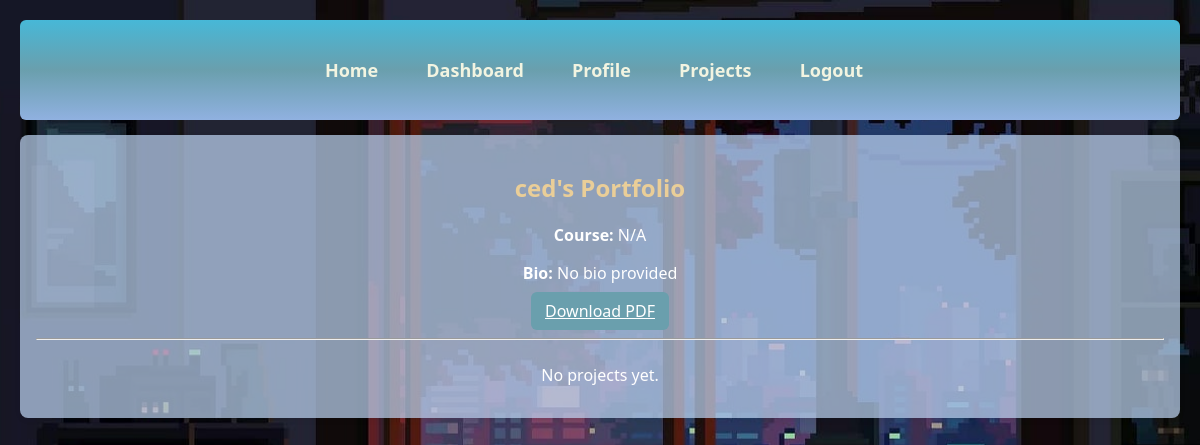
Screenshot of /portfolio/ced (signed in) with the database file from the repository.
### app.py (models this page shows)
class User(db.Model, UserMixin):
    id = db.Column(db.Integer, primary_key=True)
    username = db.Column(db.String(150), nullable=False, unique=True)
    email = db.Column(db.String(150), unique=True, nullable=False)
    password = db.Column(db.String(200), nullable=False)
    course = db.Column(db.String(100))
    bio = db.Column(db.Text)
    is_admin = db.Column(db.Boolean, default=False)

### app.py (the view)
@app.route('/portfolio/<username>')
def public_portfolio(username):
    user = User.query.filter_by(username=username).first()
    if not user:
        flash('User not found.', 'danger')
        return redirect(url_for('home'))
    projects = Project.query.filter_by(user_id=user.id).all()
    return render_template('public_portfolio.html', user=user, projects=projects)

### app.py (called while the page is built)
@login_manager.user_loader
def load_user(user_id):
    return User.query.get(int(user_id))

### templates/public_portfolio.html (shortened to what this page needs)
{% extends "layout.html" %}
{% block content %}
<h2>{{ user.username }}'s Portfolio</h2>
<p><strong>Course:</strong> {{ user.course or 'N/A' }}</p>
<p><strong>Bio:</strong> {{ user.bio or 'No bio provided' }}</p>
<p><a href="{{ url_for('download_portfolio', username=user.username) }}"
class="btn">Download PDF</a></p>
<hr>
<div class="project-grid">
{% for p in projects %}
<div class="project-card">
{% if p.image_file %}
<img src="{{ url_for('static', filename='uploads/' + p.image_file) }}"
width="200">
{% endif %}
<h3>{{ p.title }}</h3>
<p>{{ p.description }}</p>
</div>
{% else %}
<p>No projects yet.</p>
{% endfor %}
</div>
{% endblock %}

### static/site.css (style rules this page uses)
body { font-family: 'Segoe UI', Tahoma, Arial, sans-serif; margin: 20px; background-image: url('./images/webwallpaper.jpg'); background-size: cover; background-attachment: fixed; background-position: center; }
h2 { color: #eace98; }
button, .btn { background-color: #6a9fad; color: white; padding: 8px 14px; border: none; border-radius: 6px; cursor: pointer; }
.project-grid { display: grid; grid-template-columns: repeat(auto-fit, minmax(200px, 1fr)); gap: 16px; }

### rows the page displays
User: username "ced", course "N/A", bio "No bio provided"
